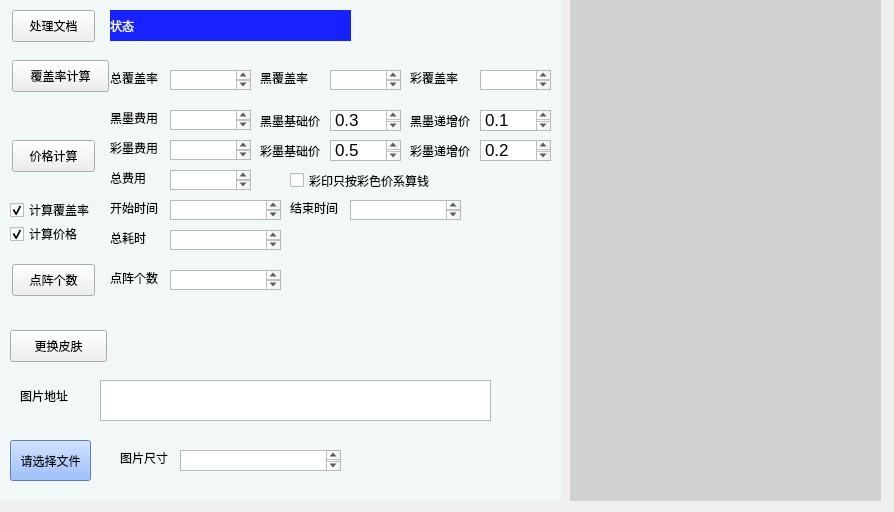
<?xml version="1.0" encoding="UTF-8"?>
<ui version="4.0">
 <class>Form</class>
 <widget class="QWidget" name="Form">
  <property name="geometry">
   <rect>
    <x>0</x>
    <y>0</y>
    <width>894</width>
    <height>512</height>
   </rect>
  </property>
  <property name="windowTitle">
   <string>Form</string>
  </property>
  <widget class="QLabel" name="label">
   <property name="geometry">
    <rect>
     <x>110</x>
     <y>10</y>
     <width>241</width>
     <height>31</height>
    </rect>
   </property>
   <property name="palette">
    <palette>
     <active>
      <colorrole role="WindowText">
       <brush brushstyle="SolidPattern">
        <color alpha="255">
         <red>249</red>
         <green>255</green>
         <blue>255</blue>
        </color>
       </brush>
      </colorrole>
      <colorrole role="Button">
       <brush brushstyle="SolidPattern">
        <color alpha="255">
         <red>23</red>
         <green>34</green>
         <blue>255</blue>
        </color>
       </brush>
      </colorrole>
      <colorrole role="Text">
       <brush brushstyle="SolidPattern">
        <color alpha="255">
         <red>249</red>
         <green>255</green>
         <blue>255</blue>
        </color>
       </brush>
      </colorrole>
      <colorrole role="ButtonText">
       <brush brushstyle="SolidPattern">
        <color alpha="255">
         <red>249</red>
         <green>255</green>
         <blue>255</blue>
        </color>
       </brush>
      </colorrole>
      <colorrole role="Base">
       <brush brushstyle="SolidPattern">
        <color alpha="255">
         <red>23</red>
         <green>34</green>
         <blue>255</blue>
        </color>
       </brush>
      </colorrole>
      <colorrole role="Window">
       <brush brushstyle="SolidPattern">
        <color alpha="255">
         <red>23</red>
         <green>34</green>
         <blue>255</blue>
        </color>
       </brush>
      </colorrole>
      <colorrole role="PlaceholderText">
       <brush brushstyle="SolidPattern">
        <color alpha="128">
         <red>249</red>
         <green>255</green>
         <blue>255</blue>
        </color>
       </brush>
      </colorrole>
     </active>
     <inactive>
      <colorrole role="WindowText">
       <brush brushstyle="SolidPattern">
        <color alpha="255">
         <red>249</red>
         <green>255</green>
         <blue>255</blue>
        </color>
       </brush>
      </colorrole>
      <colorrole role="Button">
       <brush brushstyle="SolidPattern">
        <color alpha="255">
         <red>23</red>
         <green>34</green>
         <blue>255</blue>
        </color>
       </brush>
      </colorrole>
      <colorrole role="Text">
       <brush brushstyle="SolidPattern">
        <color alpha="255">
         <red>249</red>
         <green>255</green>
         <blue>255</blue>
        </color>
       </brush>
      </colorrole>
      <colorrole role="ButtonText">
       <brush brushstyle="SolidPattern">
        <color alpha="255">
         <red>249</red>
         <green>255</green>
         <blue>255</blue>
        </color>
       </brush>
      </colorrole>
      <colorrole role="Base">
       <brush brushstyle="SolidPattern">
        <color alpha="255">
         <red>23</red>
         <green>34</green>
         <blue>255</blue>
        </color>
       </brush>
      </colorrole>
      <colorrole role="Window">
       <brush brushstyle="SolidPattern">
        <color alpha="255">
         <red>23</red>
         <green>34</green>
         <blue>255</blue>
        </color>
       </brush>
      </colorrole>
      <colorrole role="PlaceholderText">
       <brush brushstyle="SolidPattern">
        <color alpha="128">
         <red>249</red>
         <green>255</green>
         <blue>255</blue>
        </color>
       </brush>
      </colorrole>
     </inactive>
     <disabled>
      <colorrole role="WindowText">
       <brush brushstyle="SolidPattern">
        <color alpha="255">
         <red>249</red>
         <green>255</green>
         <blue>255</blue>
        </color>
       </brush>
      </colorrole>
      <colorrole role="Button">
       <brush brushstyle="SolidPattern">
        <color alpha="255">
         <red>23</red>
         <green>34</green>
         <blue>255</blue>
        </color>
       </brush>
      </colorrole>
      <colorrole role="Text">
       <brush brushstyle="SolidPattern">
        <color alpha="255">
         <red>249</red>
         <green>255</green>
         <blue>255</blue>
        </color>
       </brush>
      </colorrole>
      <colorrole role="ButtonText">
       <brush brushstyle="SolidPattern">
        <color alpha="255">
         <red>249</red>
         <green>255</green>
         <blue>255</blue>
        </color>
       </brush>
      </colorrole>
      <colorrole role="Base">
       <brush brushstyle="SolidPattern">
        <color alpha="255">
         <red>23</red>
         <green>34</green>
         <blue>255</blue>
        </color>
       </brush>
      </colorrole>
      <colorrole role="Window">
       <brush brushstyle="SolidPattern">
        <color alpha="255">
         <red>23</red>
         <green>34</green>
         <blue>255</blue>
        </color>
       </brush>
      </colorrole>
      <colorrole role="PlaceholderText">
       <brush brushstyle="SolidPattern">
        <color alpha="128">
         <red>249</red>
         <green>255</green>
         <blue>255</blue>
        </color>
       </brush>
      </colorrole>
     </disabled>
    </palette>
   </property>
   <property name="styleSheet">
    <string notr="true">background-color: rgb(23, 34, 255);
color: rgb(249, 255, 255);</string>
   </property>
   <property name="text">
    <string>状态</string>
   </property>
  </widget>
  <widget class="QLabel" name="label_2">
   <property name="geometry">
    <rect>
     <x>110</x>
     <y>110</y>
     <width>53</width>
     <height>16</height>
    </rect>
   </property>
   <property name="text">
    <string>黑墨费用</string>
   </property>
  </widget>
  <widget class="QLabel" name="label_3">
   <property name="geometry">
    <rect>
     <x>260</x>
     <y>110</y>
     <width>71</width>
     <height>21</height>
    </rect>
   </property>
   <property name="text">
    <string>黑墨基础价</string>
   </property>
  </widget>
  <widget class="QLabel" name="label_4">
   <property name="geometry">
    <rect>
     <x>410</x>
     <y>110</y>
     <width>71</width>
     <height>21</height>
    </rect>
   </property>
   <property name="text">
    <string>黑墨递增价</string>
   </property>
  </widget>
  <widget class="QLabel" name="label_5">
   <property name="geometry">
    <rect>
     <x>110</x>
     <y>140</y>
     <width>53</width>
     <height>16</height>
    </rect>
   </property>
   <property name="text">
    <string>彩墨费用</string>
   </property>
  </widget>
  <widget class="QTextBrowser" name="textBrowser">
   <property name="geometry">
    <rect>
     <x>170</x>
     <y>110</y>
     <width>81</width>
     <height>20</height>
    </rect>
   </property>
  </widget>
  <widget class="QTextEdit" name="textEdit">
   <property name="geometry">
    <rect>
     <x>330</x>
     <y>110</y>
     <width>71</width>
     <height>21</height>
    </rect>
   </property>
   <property name="html">
    <string>&lt;!DOCTYPE HTML PUBLIC &quot;-//W3C//DTD HTML 4.0//EN&quot; &quot;http://www.w3.org/TR/REC-html40/strict.dtd&quot;&gt;
&lt;html&gt;&lt;head&gt;&lt;meta name=&quot;qrichtext&quot; content=&quot;1&quot; /&gt;&lt;meta charset=&quot;utf-8&quot; /&gt;&lt;style type=&quot;text/css&quot;&gt;
p, li { white-space: pre-wrap; }
hr { height: 1px; border-width: 0; }
li.unchecked::marker { content: &quot;\2610&quot;; }
li.checked::marker { content: &quot;\2612&quot;; }
&lt;/style&gt;&lt;/head&gt;&lt;body style=&quot; font-family:'.AppleSystemUIFont'; font-size:13pt; font-weight:400; font-style:normal;&quot;&gt;
&lt;p style=&quot; margin-top:0px; margin-bottom:0px; margin-left:0px; margin-right:0px; -qt-block-indent:0; text-indent:0px;&quot;&gt;0.3&lt;/p&gt;&lt;/body&gt;&lt;/html&gt;</string>
   </property>
  </widget>
  <widget class="QTextEdit" name="textEdit_2">
   <property name="geometry">
    <rect>
     <x>480</x>
     <y>110</y>
     <width>71</width>
     <height>21</height>
    </rect>
   </property>
   <property name="html">
    <string>&lt;!DOCTYPE HTML PUBLIC &quot;-//W3C//DTD HTML 4.0//EN&quot; &quot;http://www.w3.org/TR/REC-html40/strict.dtd&quot;&gt;
&lt;html&gt;&lt;head&gt;&lt;meta name=&quot;qrichtext&quot; content=&quot;1&quot; /&gt;&lt;meta charset=&quot;utf-8&quot; /&gt;&lt;style type=&quot;text/css&quot;&gt;
p, li { white-space: pre-wrap; }
hr { height: 1px; border-width: 0; }
li.unchecked::marker { content: &quot;\2610&quot;; }
li.checked::marker { content: &quot;\2612&quot;; }
&lt;/style&gt;&lt;/head&gt;&lt;body style=&quot; font-family:'.AppleSystemUIFont'; font-size:13pt; font-weight:400; font-style:normal;&quot;&gt;
&lt;p style=&quot; margin-top:0px; margin-bottom:0px; margin-left:0px; margin-right:0px; -qt-block-indent:0; text-indent:0px;&quot;&gt;0.1&lt;/p&gt;&lt;/body&gt;&lt;/html&gt;</string>
   </property>
  </widget>
  <widget class="QTextBrowser" name="textBrowser_2">
   <property name="geometry">
    <rect>
     <x>170</x>
     <y>140</y>
     <width>81</width>
     <height>20</height>
    </rect>
   </property>
  </widget>
  <widget class="QTextEdit" name="textEdit_3">
   <property name="geometry">
    <rect>
     <x>330</x>
     <y>140</y>
     <width>71</width>
     <height>21</height>
    </rect>
   </property>
   <property name="html">
    <string>&lt;!DOCTYPE HTML PUBLIC &quot;-//W3C//DTD HTML 4.0//EN&quot; &quot;http://www.w3.org/TR/REC-html40/strict.dtd&quot;&gt;
&lt;html&gt;&lt;head&gt;&lt;meta name=&quot;qrichtext&quot; content=&quot;1&quot; /&gt;&lt;meta charset=&quot;utf-8&quot; /&gt;&lt;style type=&quot;text/css&quot;&gt;
p, li { white-space: pre-wrap; }
hr { height: 1px; border-width: 0; }
li.unchecked::marker { content: &quot;\2610&quot;; }
li.checked::marker { content: &quot;\2612&quot;; }
&lt;/style&gt;&lt;/head&gt;&lt;body style=&quot; font-family:'.AppleSystemUIFont'; font-size:13pt; font-weight:400; font-style:normal;&quot;&gt;
&lt;p style=&quot; margin-top:0px; margin-bottom:0px; margin-left:0px; margin-right:0px; -qt-block-indent:0; text-indent:0px;&quot;&gt;0.5&lt;/p&gt;&lt;/body&gt;&lt;/html&gt;</string>
   </property>
  </widget>
  <widget class="QTextEdit" name="textEdit_4">
   <property name="geometry">
    <rect>
     <x>480</x>
     <y>140</y>
     <width>71</width>
     <height>21</height>
    </rect>
   </property>
   <property name="html">
    <string>&lt;!DOCTYPE HTML PUBLIC &quot;-//W3C//DTD HTML 4.0//EN&quot; &quot;http://www.w3.org/TR/REC-html40/strict.dtd&quot;&gt;
&lt;html&gt;&lt;head&gt;&lt;meta name=&quot;qrichtext&quot; content=&quot;1&quot; /&gt;&lt;meta charset=&quot;utf-8&quot; /&gt;&lt;style type=&quot;text/css&quot;&gt;
p, li { white-space: pre-wrap; }
hr { height: 1px; border-width: 0; }
li.unchecked::marker { content: &quot;\2610&quot;; }
li.checked::marker { content: &quot;\2612&quot;; }
&lt;/style&gt;&lt;/head&gt;&lt;body style=&quot; font-family:'.AppleSystemUIFont'; font-size:13pt; font-weight:400; font-style:normal;&quot;&gt;
&lt;p style=&quot; margin-top:0px; margin-bottom:0px; margin-left:0px; margin-right:0px; -qt-block-indent:0; text-indent:0px;&quot;&gt;0.2&lt;/p&gt;&lt;/body&gt;&lt;/html&gt;</string>
   </property>
  </widget>
  <widget class="QLabel" name="label_6">
   <property name="geometry">
    <rect>
     <x>410</x>
     <y>140</y>
     <width>71</width>
     <height>21</height>
    </rect>
   </property>
   <property name="text">
    <string>彩墨递增价</string>
   </property>
  </widget>
  <widget class="QLabel" name="label_7">
   <property name="geometry">
    <rect>
     <x>260</x>
     <y>140</y>
     <width>71</width>
     <height>21</height>
    </rect>
   </property>
   <property name="text">
    <string>彩墨基础价</string>
   </property>
  </widget>
  <widget class="QLabel" name="label_8">
   <property name="geometry">
    <rect>
     <x>110</x>
     <y>170</y>
     <width>40</width>
     <height>16</height>
    </rect>
   </property>
   <property name="text">
    <string>总费用</string>
   </property>
  </widget>
  <widget class="QTextBrowser" name="textBrowser_3">
   <property name="geometry">
    <rect>
     <x>170</x>
     <y>170</y>
     <width>81</width>
     <height>20</height>
    </rect>
   </property>
  </widget>
  <widget class="QCheckBox" name="checkBox_3">
   <property name="geometry">
    <rect>
     <x>290</x>
     <y>170</y>
     <width>161</width>
     <height>21</height>
    </rect>
   </property>
   <property name="text">
    <string>彩印只按彩色价系算钱</string>
   </property>
  </widget>
  <widget class="QLabel" name="label_9">
   <property name="geometry">
    <rect>
     <x>110</x>
     <y>70</y>
     <width>53</width>
     <height>16</height>
    </rect>
   </property>
   <property name="text">
    <string>总覆盖率</string>
   </property>
  </widget>
  <widget class="QTextBrowser" name="textBrowser_4">
   <property name="geometry">
    <rect>
     <x>170</x>
     <y>70</y>
     <width>81</width>
     <height>20</height>
    </rect>
   </property>
  </widget>
  <widget class="QTextBrowser" name="textBrowser_5">
   <property name="geometry">
    <rect>
     <x>330</x>
     <y>70</y>
     <width>71</width>
     <height>20</height>
    </rect>
   </property>
  </widget>
  <widget class="QLabel" name="label_10">
   <property name="geometry">
    <rect>
     <x>260</x>
     <y>70</y>
     <width>58</width>
     <height>16</height>
    </rect>
   </property>
   <property name="text">
    <string>黑覆盖率</string>
   </property>
  </widget>
  <widget class="QLabel" name="label_11">
   <property name="geometry">
    <rect>
     <x>410</x>
     <y>70</y>
     <width>58</width>
     <height>16</height>
    </rect>
   </property>
   <property name="text">
    <string>彩覆盖率</string>
   </property>
  </widget>
  <widget class="QTextBrowser" name="textBrowser_6">
   <property name="geometry">
    <rect>
     <x>480</x>
     <y>70</y>
     <width>71</width>
     <height>20</height>
    </rect>
   </property>
  </widget>
  <widget class="QTextBrowser" name="textBrowser_7">
   <property name="geometry">
    <rect>
     <x>170</x>
     <y>200</y>
     <width>111</width>
     <height>20</height>
    </rect>
   </property>
  </widget>
  <widget class="QLabel" name="label_12">
   <property name="geometry">
    <rect>
     <x>110</x>
     <y>200</y>
     <width>53</width>
     <height>16</height>
    </rect>
   </property>
   <property name="text">
    <string>开始时间</string>
   </property>
  </widget>
  <widget class="QLabel" name="label_13">
   <property name="geometry">
    <rect>
     <x>290</x>
     <y>200</y>
     <width>58</width>
     <height>16</height>
    </rect>
   </property>
   <property name="text">
    <string>结束时间</string>
   </property>
  </widget>
  <widget class="QTextBrowser" name="textBrowser_8">
   <property name="geometry">
    <rect>
     <x>350</x>
     <y>200</y>
     <width>111</width>
     <height>20</height>
    </rect>
   </property>
  </widget>
  <widget class="QLabel" name="label_14">
   <property name="geometry">
    <rect>
     <x>110</x>
     <y>230</y>
     <width>58</width>
     <height>16</height>
    </rect>
   </property>
   <property name="text">
    <string>总耗时</string>
   </property>
  </widget>
  <widget class="QTextBrowser" name="textBrowser_9">
   <property name="geometry">
    <rect>
     <x>170</x>
     <y>230</y>
     <width>111</width>
     <height>20</height>
    </rect>
   </property>
  </widget>
  <widget class="QLabel" name="label_15">
   <property name="geometry">
    <rect>
     <x>20</x>
     <y>380</y>
     <width>61</width>
     <height>31</height>
    </rect>
   </property>
   <property name="text">
    <string>图片地址</string>
   </property>
  </widget>
  <widget class="QLabel" name="label_16">
   <property name="geometry">
    <rect>
     <x>120</x>
     <y>450</y>
     <width>58</width>
     <height>16</height>
    </rect>
   </property>
   <property name="text">
    <string>图片尺寸</string>
   </property>
  </widget>
  <widget class="QTextBrowser" name="textBrowser_10">
   <property name="geometry">
    <rect>
     <x>100</x>
     <y>380</y>
     <width>391</width>
     <height>41</height>
    </rect>
   </property>
  </widget>
  <widget class="QPushButton" name="pushButton">
   <property name="geometry">
    <rect>
     <x>12</x>
     <y>10</y>
     <width>83</width>
     <height>32</height>
    </rect>
   </property>
   <property name="text">
    <string>处理文档</string>
   </property>
  </widget>
  <widget class="QPushButton" name="pushButton_2">
   <property name="geometry">
    <rect>
     <x>12</x>
     <y>60</y>
     <width>97</width>
     <height>32</height>
    </rect>
   </property>
   <property name="text">
    <string>覆盖率计算</string>
   </property>
  </widget>
  <widget class="QPushButton" name="pushButton_3">
   <property name="geometry">
    <rect>
     <x>12</x>
     <y>140</y>
     <width>83</width>
     <height>32</height>
    </rect>
   </property>
   <property name="text">
    <string>价格计算</string>
   </property>
  </widget>
  <widget class="QCheckBox" name="checkBox">
   <property name="geometry">
    <rect>
     <x>10</x>
     <y>200</y>
     <width>92</width>
     <height>20</height>
    </rect>
   </property>
   <property name="text">
    <string>计算覆盖率</string>
   </property>
   <property name="checked">
    <bool>true</bool>
   </property>
  </widget>
  <widget class="QCheckBox" name="checkBox_2">
   <property name="geometry">
    <rect>
     <x>10</x>
     <y>224</y>
     <width>78</width>
     <height>20</height>
    </rect>
   </property>
   <property name="text">
    <string>计算价格</string>
   </property>
   <property name="checked">
    <bool>true</bool>
   </property>
  </widget>
  <widget class="QPushButton" name="pushButton_4">
   <property name="geometry">
    <rect>
     <x>12</x>
     <y>264</y>
     <width>83</width>
     <height>32</height>
    </rect>
   </property>
   <property name="text">
    <string>点阵个数</string>
   </property>
  </widget>
  <widget class="QPushButton" name="pushButton_5">
   <property name="geometry">
    <rect>
     <x>10</x>
     <y>330</y>
     <width>97</width>
     <height>32</height>
    </rect>
   </property>
   <property name="text">
    <string>更换皮肤</string>
   </property>
  </widget>
  <widget class="QTextBrowser" name="textBrowser_11">
   <property name="geometry">
    <rect>
     <x>180</x>
     <y>450</y>
     <width>161</width>
     <height>21</height>
    </rect>
   </property>
  </widget>
  <widget class="QPushButton" name="pushButton_6">
   <property name="geometry">
    <rect>
     <x>10</x>
     <y>440</y>
     <width>81</width>
     <height>41</height>
    </rect>
   </property>
   <property name="styleSheet">
    <string notr="true">background-color: rgb(127, 173, 255);</string>
   </property>
   <property name="text">
    <string>请选择文件</string>
   </property>
  </widget>
  <widget class="QLabel" name="label_17">
   <property name="geometry">
    <rect>
     <x>570</x>
     <y>0</y>
     <width>311</width>
     <height>501</height>
    </rect>
   </property>
   <property name="mouseTracking">
    <bool>false</bool>
   </property>
   <property name="styleSheet">
    <string notr="true">background-color: rgb(207, 209, 211);</string>
   </property>
   <property name="text">
    <string/>
   </property>
  </widget>
  <widget class="QLabel" name="label_18">
   <property name="geometry">
    <rect>
     <x>110</x>
     <y>270</y>
     <width>61</width>
     <height>16</height>
    </rect>
   </property>
   <property name="text">
    <string>点阵个数</string>
   </property>
  </widget>
  <widget class="QTextBrowser" name="textBrowser_12">
   <property name="geometry">
    <rect>
     <x>170</x>
     <y>270</y>
     <width>111</width>
     <height>20</height>
    </rect>
   </property>
  </widget>
  <widget class="QLabel" name="label_19">
   <property name="geometry">
    <rect>
     <x>0</x>
     <y>0</y>
     <width>561</width>
     <height>501</height>
    </rect>
   </property>
   <property name="styleSheet">
    <string notr="true">background-color: rgb(242, 247, 247);</string>
   </property>
   <property name="text">
    <string/>
   </property>
  </widget>
  <zorder>label_19</zorder>
  <zorder>label_17</zorder>
  <zorder>label</zorder>
  <zorder>label_2</zorder>
  <zorder>label_3</zorder>
  <zorder>label_4</zorder>
  <zorder>label_5</zorder>
  <zorder>textBrowser</zorder>
  <zorder>textEdit</zorder>
  <zorder>textEdit_2</zorder>
  <zorder>textBrowser_2</zorder>
  <zorder>textEdit_3</zorder>
  <zorder>textEdit_4</zorder>
  <zorder>label_6</zorder>
  <zorder>label_7</zorder>
  <zorder>label_8</zorder>
  <zorder>textBrowser_3</zorder>
  <zorder>checkBox_3</zorder>
  <zorder>label_9</zorder>
  <zorder>textBrowser_4</zorder>
  <zorder>textBrowser_5</zorder>
  <zorder>label_10</zorder>
  <zorder>label_11</zorder>
  <zorder>textBrowser_6</zorder>
  <zorder>textBrowser_7</zorder>
  <zorder>label_12</zorder>
  <zorder>label_13</zorder>
  <zorder>textBrowser_8</zorder>
  <zorder>label_14</zorder>
  <zorder>textBrowser_9</zorder>
  <zorder>label_15</zorder>
  <zorder>label_16</zorder>
  <zorder>textBrowser_10</zorder>
  <zorder>pushButton</zorder>
  <zorder>pushButton_2</zorder>
  <zorder>pushButton_3</zorder>
  <zorder>checkBox</zorder>
  <zorder>checkBox_2</zorder>
  <zorder>pushButton_4</zorder>
  <zorder>pushButton_5</zorder>
  <zorder>textBrowser_11</zorder>
  <zorder>pushButton_6</zorder>
  <zorder>label_18</zorder>
  <zorder>textBrowser_12</zorder>
 </widget>
 <resources/>
 <connections/>
</ui>
